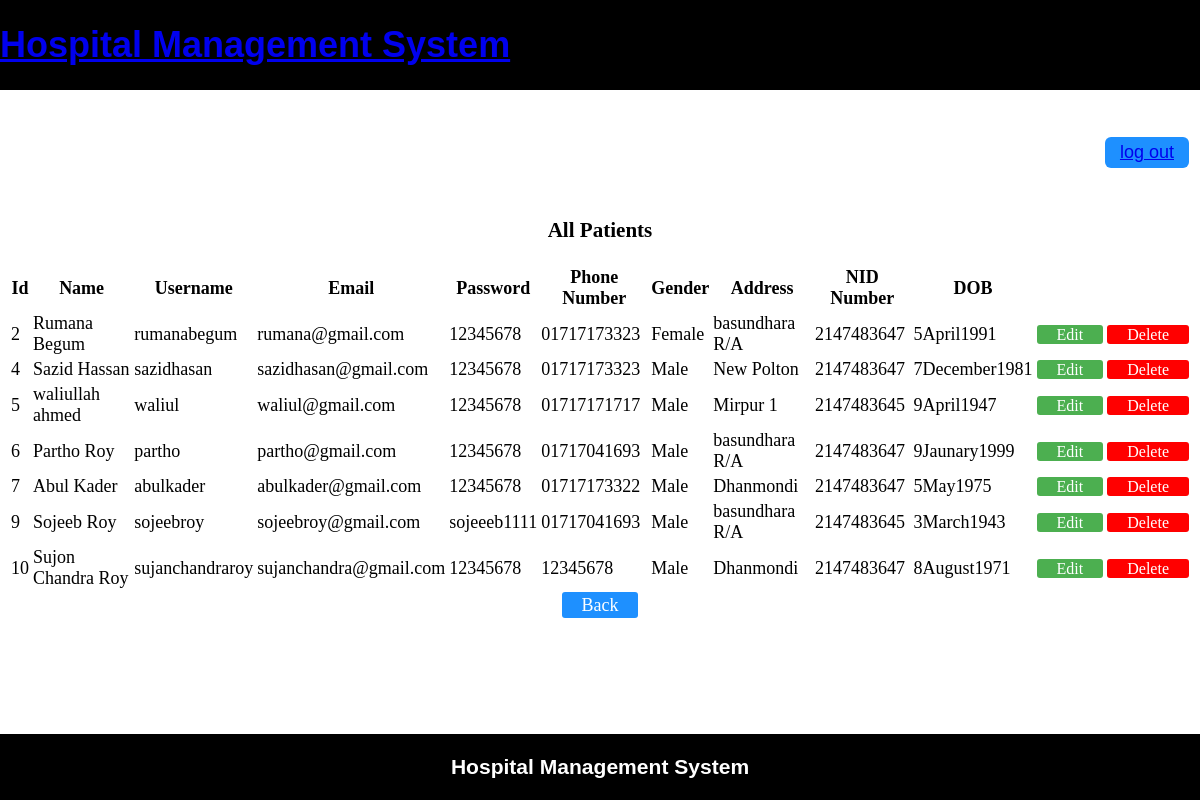
The page /project/allPatients.php (signed in) on the database its author committed.
### tables this page shows
CREATE TABLE `patient` (
  `Id` int(11) NOT NULL,
  `Name` varchar(20) NOT NULL,
  `Username` varchar(20) NOT NULL,
  `Email` varchar(30) NOT NULL,
  `Password` varchar(20) NOT NULL,
  `Phone` varchar(15) NOT NULL,
  `Address` varchar(50) NOT NULL,
  `Gender` varchar(10) NOT NULL,
  `NID` int(20) NOT NULL,
  `DOB` varchar(20) NOT NULL,
  `Report` varchar(50) DEFAULT NULL,
  `Feedback` varchar(50) DEFAULT NULL
);

### project/models/db_config.php (called while the page is built, shortened)
<?php
	$db_server="localhost";
	$db_uname="root";
	$db_pass="";
	$db_name="hms";
	function get($query)
	{
		global $db_server,$db_uname,$db_name,$db_pass;
		$conn=mysqli_connect($db_server,$db_uname,$db_pass,$db_name);
		$data=array();
		if($conn)
		{
			$result=mysqli_query($conn,$query);
			while ($row=mysqli_fetch_assoc($result)) {
				$data[]=$row;
			}
		}
		return $data;
	}
?>

### project/controllers/patientController.php (called while the page is built, shortened)
<?php
	include 'models/db_config.php';
	function getPatients()
	{
		$query="select * from patient";
		$rs=get($query);
		return $rs;
	}
?>

### project/allPatients.php (the view, shortened to what this page needs)
<?php
	require_once 'adminHeader.php';
	require_once 'controllers/patientController.php';
	$patients=getPatients();
?>
<br><br>
<h3 align="center">All Patients</h3>
<table align="center">
	<thead>
	<th>Id</th>
	<th>Name</th>
	<th>Username</th>
	<th>Email</th>
	<th>Password</th>
	<th>Phone Number</th>
	<th>Gender</th>
	<th>Address</th>
	<th>NID Number</th>
	<th>DOB</th>
	</thead>
	<tbody>
		<?php
			foreach ($patients as $s){
					echo "<tr>";
					echo "<td>".$s["Id"]."</td>";
					echo "<td>".$s["Name"]."</td>";
					echo "<td>".$s["Username"]."</td>";
					echo "<td>".$s["Email"]."</td>";
					echo "<td>".$s["Password"]."</td>";
					echo "<td>".$s["Phone"]."</td>";
					echo "<td>".$s["Gender"]."</td>";
					echo "<td>".$s["Address"]."</td>";
					echo "<td>".$s["NID"]."</td>";
					echo "<td>".$s["DOB"]."</td>";
					echo '<td><a class="Button" href="editPatient.php?id='.$s["Id"].'">Edit</a></td>';
					echo '<td><a class="Button Button1" href="deletePatient.php?id='.$s["Id"].'">Delete</a></td>';
					echo "</tr>";
				}
		?>
	</tbody>
</table>
<table align="center">
	<tr><td><a class="btn" href="adminDashboard.php"> Back</a></td></tr>
</table>
<?php require_once 'Footer.php';?>

### project/styles/mystyles.css (style rules this page uses)
.btn { background-color: DodgerBlue; border: none; color: white; padding: 3px 20px; font-size: 18px; cursor: pointer; text-decoration: none; border-radius: 3px; }
.Button { background-color: #4CAF50; border: none; color: white; padding: 1px 20px; font-size: 16px; cursor: pointer; text-decoration: none; border-radius: 3px; }
.Button1 { background-color: #FF0000; }

### project/adminHeader.php (style rules this page uses)
body { font-size: 18px; }

### rows shown on the page
patient: Id "2", Name "Rumana Begum", Username "rumanabegum", Email "rumana@gmail.com", Password "12345678", Phone "01717173323", Gender "Female", Address "basundhara R/A", NID "2147483647", DOB "5April1991"
patient: Id "4", Name "Sazid Hassan", Username "sazidhasan", Email "sazidhasan@gmail.com", Password "12345678", Phone "01717173323", Gender "Male", Address "New Polton", NID "2147483647", DOB "7December1981"
patient: Id "5", Name "waliullah ahmed", Username "waliul", Email "waliul@gmail.com", Password "12345678", Phone "01717171717", Gender "Male", Address "Mirpur 1", NID "2147483645", DOB "9April1947"
patient: Id "6", Name "Partho Roy", Username "partho", Email "partho@gmail.com", Password "12345678", Phone "01717041693", Gender "Male", Address "basundhara R/A", NID "2147483647", DOB "9Jaunary1999"
patient: Id "7", Name "Abul Kader", Username "abulkader", Email "abulkader@gmail.com", Password "12345678", Phone "01717173322", Gender "Male", Address "Dhanmondi", NID "2147483647", DOB "5May1975"
patient: Id "9", Name "Sojeeb Roy", Username "sojeebroy", Email "sojeebroy@gmail.com", Password "sojeeeb1111", Phone "01717041693", Gender "Male", Address "basundhara R/A", NID "2147483645", DOB "3March1943"
patient: Id "10", Name "Sujon Chandra Roy", Username "sujanchandraroy", Email "sujanchandra@gmail.com", Password "12345678", Phone "12345678", Gender "Male", Address "Dhanmondi", NID "2147483647", DOB "8August1971"
